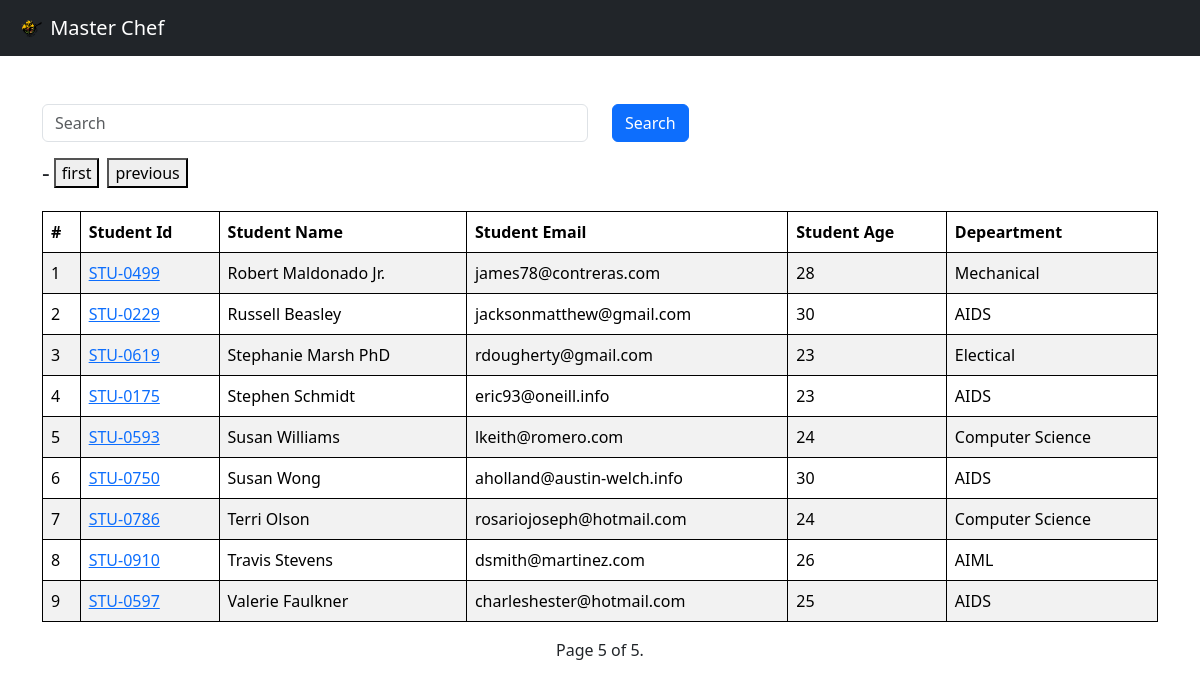
The app's page /report/?search=&page=5 with its own data.
### vege/models.py (models this page shows, shortened)
class Student(models.Model):
    department = models.ForeignKey(Department , related_name="depart" , on_delete=models.CASCADE)
    student_id = models.OneToOneField(StudentID , related_name="studentid" , on_delete=models.CASCADE)
    student_name = models.CharField(max_length=100)
    student_email = models.EmailField(unique=True)
    student_age = models.IntegerField(default=18)
    student_address = models.TextField()
    is_deleted = models.BooleanField(default=False)
    objects = StudentManager()
    admin_objects = models.Manager()
    class Meta:
        ordering = ['student_name']
        verbose_name = "student"

class StudentID(models.Model):
    student_id = models.CharField(max_length=100)
    def __str__(self) -> str:
        return self.student_id

class Department (models.Model):
    department = models.CharField(max_length=100)
    def __str__(self) -> str:
        return self.department
    class Meta:
        ordering = ['department']

### vege/views.py (the view)
# urls.py: path('report/',get_students,name="get_students"),
def get_students(request):
    queryset = Student.objects.all()
    if request.GET.get('search'):
        search = request.GET.get('search')
        queryset = queryset.filter(
            Q(student_name__icontains = search) |
            Q(department__department__icontains = search) |
            Q(student_id__student_id__icontains = search) |
            Q(student_email__icontains = search) |
            Q(student_age__icontains = search)
         )
        paginator = Paginator(queryset, 10)  # Show 25 contacts per page.
        page_number = request.GET.get("page")
        page_obj = paginator.get_page(page_number)
        return render(request, "report/report.html", {"queryset": page_obj,"search":search})
    else:
        paginator = Paginator(queryset, 10)  # Show 25 contacts per page.
        page_number = request.GET.get("page")
        page_obj = paginator.get_page(page_number)
        return render(request, "report/report.html", {"queryset": page_obj})

### vege/models.py (called while the page is built)
    def get_queryset(self):
        return super().get_queryset().filter(is_deleted=False)

### vege/templates/report/report.html (shortened to what this page needs)
<!DOCTYPE html>
<html lang="en">
<head>
  <link href="https://cdn.jsdelivr.net/npm/bootstrap@5.3.1/dist/css/bootstrap.min.css" rel="stylesheet"
>
</head>
<body>
  <nav class="navbar navbar-dark bg-dark">
    <a class="navbar-brand" href="#">
      <img src="/media/ico.png" width="30" height="30" class="d-inline-block align-top display-1 ml-3"
        style="margin-left: 15px;" alt="">
      Master Chef
    </a>
  </nav>
  <div class="container  pt-5">
    <form class="mb-3">
    <div class="row">
        <div class="col-md-6">
          <input class="form-control" placeholder="Search"  name="search">
        </div>
        <div class="col-md-6">
          <button class="btn btn-primary">Search</button>
        </div>
      </div>
    </form>
    <div class="pagination">
      <span class="step-links d-inline-flex">
        <h4>-</h4>
        {% if queryset.has_previous %}
        <a href="?search={{search}}&page=1" class="px-1" ><button>first</button></a>
        <a href="?search={{search}}&page={{ queryset.previous_page_number }}" class="px-1"><button>previous</button></a>
        {% endif %}
      </span>
    </div>
    <div class="pt-3">
    <table class="table table-striped ">
      <thead>
        <tr>
          <th scope="col">#</th>
          <th scope="col">Student Id</th>
          <th scope="col">Student Name</th>
          <th scope="col">Student Email</th>
          <th scope="col">Student Age</th>
          <th scope="col">Depeartment</th>
        </tr>
      </thead>
      <tbody>
        {% for student in queryset %}
        <tr>
          <td>{{forloop.counter}}</td>
          <td><a href="{% url 'see_marks' student.student_id %}">{{student.student_id}}</a></td>
          <td>{{student.student_name}}</td>
          <td>{{student.student_email}}</td>
          <td>{{student.student_age}}</td>
          <td>{{student.department}}</td>
        </tr>
        {% endfor %}
      </tbody>
    </table>
    </div>
    <span class="current d-flex justify-content-center">
      Page {{ queryset.number }} of {{ queryset.paginator.num_pages }}.
    </span>
  </div>
</body>
</html>

### vege/templates/report/report.html (style rules this page uses)
table, th, td { border: 1px solid black; }

### records on screen
Student: student_id "STU-0499", student_name "Robert Maldonado Jr.", student_email "james78@contreras.com", student_age "28", department "Mechanical"
Student: student_id "STU-0229", student_name "Russell Beasley", student_email "jacksonmatthew@gmail.com", student_age "30", department "AIDS"
Student: student_id "STU-0619", student_name "Stephanie Marsh PhD", student_email "rdougherty@gmail.com", student_age "23", department "Electical"
Student: student_id "STU-0175", student_name "Stephen Schmidt", student_email "eric93@oneill.info", student_age "23", department "AIDS"
Student: student_id "STU-0593", student_name "Susan Williams", student_email "lkeith@romero.com", student_age "24", department "Computer Science"
Student: student_id "STU-0750", student_name "Susan Wong", student_email "aholland@austin-welch.info", student_age "30", department "AIDS"
Student: student_id "STU-0786", student_name "Terri Olson", student_email "rosariojoseph@hotmail.com", student_age "24", department "Computer Science"
Student: student_id "STU-0910", student_name "Travis Stevens", student_email "dsmith@martinez.com", student_age "26", department "AIML"
Student: student_id "STU-0597", student_name "Valerie Faulkner", student_email "charleshester@hotmail.com", student_age "25", department "AIDS"

### other values on screen
{{ queryset.number }} "5"
{{ queryset.paginator.num_pages }} "5"
